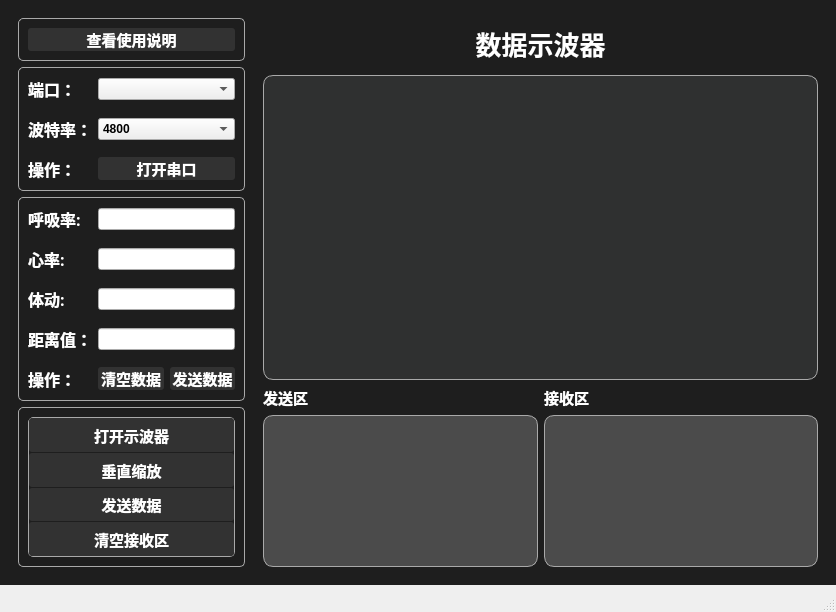
<?xml version="1.0" encoding="UTF-8"?>
<ui version="4.0">
 <class>MainWindow</class>
 <widget class="QMainWindow" name="MainWindow">
  <property name="geometry">
   <rect>
    <x>0</x>
    <y>0</y>
    <width>836</width>
    <height>612</height>
   </rect>
  </property>
  <property name="font">
   <font>
    <family>黑体</family>
    <pointsize>11</pointsize>
   </font>
  </property>
  <property name="windowTitle">
   <string>MainWindow</string>
  </property>
  <widget class="QWidget" name="centralwidget">
   <property name="styleSheet">
    <string notr="true">QWidget#centralwidget{
	background:rgb(30, 30, 30);
}</string>
   </property>
   <layout class="QHBoxLayout" name="horizontalLayout" stretch="3,7">
    <property name="spacing">
     <number>0</number>
    </property>
    <property name="sizeConstraint">
     <enum>QLayout::SetDefaultConstraint</enum>
    </property>
    <item>
     <widget class="QWidget" name="widget_3" native="true">
      <property name="styleSheet">
       <string notr="true">QFrame{
      color:rgb(60, 60, 60);
      background:rgb(30,30,30);
      border-top:1px solid darkGray;
      border-bottom:1px solid darkGray;
      border-right:1px solid darkGray;
      border-left:1px solid darkGray;
      border-top-right-radius:5px;
      border-bottom-right-radius:5px; 
      border-top-left-radius:5px;
      border-bottom-left-radius:5px; 
}
QLabel{
	border:none;
    color:white;
    font-size:16px;
    font-weight:700;
	font-family: &quot;微软雅黑&quot;;
}</string>
      </property>
      <layout class="QVBoxLayout" name="verticalLayout">
       <item>
        <widget class="QFrame" name="frame_4">
         <property name="styleSheet">
          <string notr="true">QPushButton{
	color:white;
	background:rgb(50,50,50); ;
    border-radius:3px;
	font-size:15px;
    font-weight:700;
	font-family: &quot;微软雅黑&quot;;
}
QPushButton:hover{
	color:rgb(42,105,192);
    font-size:15px;
    font-weight:700;
}</string>
         </property>
         <property name="frameShape">
          <enum>QFrame::StyledPanel</enum>
         </property>
         <property name="frameShadow">
          <enum>QFrame::Raised</enum>
         </property>
         <layout class="QVBoxLayout" name="verticalLayout_2">
          <item>
           <widget class="QPushButton" name="viewManual">
            <property name="text">
             <string>查看使用说明</string>
            </property>
           </widget>
          </item>
         </layout>
        </widget>
       </item>
       <item>
        <widget class="QFrame" name="frame">
         <property name="styleSheet">
          <string notr="true">QFrame#frame{
      color:rgb(60, 60, 60);
      background:rgb(30,30,30);
      border-top:1px solid darkGray;
      border-bottom:1px solid darkGray;
      border-right:1px solid darkGray;
      border-left:1px solid darkGray;
      border-top-right-radius:5px;
      border-bottom-right-radius:5px; 
      border-top-left-radius:5px;
      border-bottom-left-radius:5px; 
}

QComboBox{
	font-size:12px;
    font-weight:700;
	font-family: &quot;微软雅黑&quot;;
}

QPushButton{
	color:white;
	background:rgb(50,50,50); ;
    border-radius:3px;
	font-size:15px;
    font-weight:700;
	font-family: &quot;微软雅黑&quot;;
}
QPushButton:hover{
	color:rgb(42,105,192);
    font-size:15px;
    font-weight:700;
}
</string>
         </property>
         <property name="frameShape">
          <enum>QFrame::StyledPanel</enum>
         </property>
         <property name="frameShadow">
          <enum>QFrame::Raised</enum>
         </property>
         <layout class="QGridLayout" name="gridLayout_5">
          <item row="0" column="0">
           <layout class="QGridLayout" name="gridLayout" columnstretch="1,4">
            <item row="4" column="0">
             <widget class="QLabel" name="label_4">
              <property name="font">
               <font>
                <family>微软雅黑</family>
                <pointsize>-1</pointsize>
                <weight>87</weight>
                <bold>true</bold>
               </font>
              </property>
              <property name="text">
               <string>操作：</string>
              </property>
             </widget>
            </item>
            <item row="0" column="0">
             <widget class="QLabel" name="label_2">
              <property name="font">
               <font>
                <family>微软雅黑</family>
                <pointsize>-1</pointsize>
                <weight>87</weight>
                <bold>true</bold>
               </font>
              </property>
              <property name="text">
               <string>端口：</string>
              </property>
             </widget>
            </item>
            <item row="4" column="1">
             <widget class="QPushButton" name="OpenorClose">
              <property name="font">
               <font>
                <family>微软雅黑</family>
                <pointsize>-1</pointsize>
                <weight>87</weight>
                <bold>true</bold>
               </font>
              </property>
              <property name="text">
               <string>打开串口</string>
              </property>
             </widget>
            </item>
            <item row="1" column="0">
             <spacer name="verticalSpacer">
              <property name="orientation">
               <enum>Qt::Vertical</enum>
              </property>
              <property name="sizeType">
               <enum>QSizePolicy::Fixed</enum>
              </property>
              <property name="sizeHint" stdset="0">
               <size>
                <width>20</width>
                <height>10</height>
               </size>
              </property>
             </spacer>
            </item>
            <item row="2" column="0">
             <widget class="QLabel" name="label_3">
              <property name="font">
               <font>
                <family>微软雅黑</family>
                <pointsize>-1</pointsize>
                <weight>87</weight>
                <bold>true</bold>
               </font>
              </property>
              <property name="text">
               <string>波特率：</string>
              </property>
             </widget>
            </item>
            <item row="2" column="1">
             <widget class="QComboBox" name="baudRate">
              <property name="sizeAdjustPolicy">
               <enum>QComboBox::AdjustToContentsOnFirstShow</enum>
              </property>
              <property name="frame">
               <bool>true</bool>
              </property>
              <item>
               <property name="text">
                <string>4800</string>
               </property>
              </item>
              <item>
               <property name="text">
                <string>9600</string>
               </property>
              </item>
              <item>
               <property name="text">
                <string>115200</string>
               </property>
              </item>
             </widget>
            </item>
            <item row="0" column="1">
             <widget class="QComboBox" name="portId"/>
            </item>
            <item row="3" column="0">
             <spacer name="verticalSpacer_2">
              <property name="orientation">
               <enum>Qt::Vertical</enum>
              </property>
              <property name="sizeType">
               <enum>QSizePolicy::Fixed</enum>
              </property>
              <property name="sizeHint" stdset="0">
               <size>
                <width>20</width>
                <height>10</height>
               </size>
              </property>
             </spacer>
            </item>
           </layout>
          </item>
         </layout>
        </widget>
       </item>
       <item>
        <widget class="QFrame" name="frame_2">
         <property name="styleSheet">
          <string notr="true">QFrame#frame{
      color:rgb(60, 60, 60);
      background:rgb(30,30,30);
      border-top:1px solid darkGray;
      border-bottom:1px solid darkGray;
      border-right:1px solid darkGray;
      border-left:1px solid darkGray;
      border-top-right-radius:5px;
      border-bottom-right-radius:5px; 
      border-top-left-radius:5px;
      border-bottom-left-radius:5px; 
}

QLineEdit{
	font-size:12px;
    font-weight:700;
	font-family: &quot;微软雅黑&quot;;
}

QPushButton{
	color:white;
	background:rgb(50,50,50); ;
    border-radius:3px;
	font-size:15px;
    font-weight:700;
	font-family: &quot;微软雅黑&quot;;
}
QPushButton:hover{
	color:rgb(42,105,192);
    font-size:15px;
    font-weight:700;
}</string>
         </property>
         <property name="frameShape">
          <enum>QFrame::StyledPanel</enum>
         </property>
         <property name="frameShadow">
          <enum>QFrame::Raised</enum>
         </property>
         <layout class="QGridLayout" name="gridLayout_4">
          <item row="0" column="0">
           <layout class="QGridLayout" name="gridLayout_3" columnstretch="1,2,2">
            <item row="9" column="2">
             <widget class="QPushButton" name="sendPIDData">
              <property name="font">
               <font>
                <family>微软雅黑</family>
                <pointsize>-1</pointsize>
                <weight>87</weight>
                <bold>true</bold>
               </font>
              </property>
              <property name="text">
               <string>发送数据</string>
              </property>
             </widget>
            </item>
            <item row="2" column="0">
             <spacer name="verticalSpacer_3">
              <property name="orientation">
               <enum>Qt::Vertical</enum>
              </property>
              <property name="sizeType">
               <enum>QSizePolicy::Fixed</enum>
              </property>
              <property name="sizeHint" stdset="0">
               <size>
                <width>20</width>
                <height>10</height>
               </size>
              </property>
             </spacer>
            </item>
            <item row="3" column="0">
             <widget class="QLabel" name="label_6">
              <property name="font">
               <font>
                <family>微软雅黑</family>
                <pointsize>-1</pointsize>
                <weight>87</weight>
                <bold>true</bold>
               </font>
              </property>
              <property name="text">
               <string>心率:</string>
              </property>
             </widget>
            </item>
            <item row="5" column="0">
             <widget class="QLabel" name="label_7">
              <property name="font">
               <font>
                <family>微软雅黑</family>
                <pointsize>-1</pointsize>
                <weight>87</weight>
                <bold>true</bold>
               </font>
              </property>
              <property name="text">
               <string>体动:      </string>
              </property>
             </widget>
            </item>
            <item row="4" column="0">
             <spacer name="verticalSpacer_4">
              <property name="orientation">
               <enum>Qt::Vertical</enum>
              </property>
              <property name="sizeType">
               <enum>QSizePolicy::Fixed</enum>
              </property>
              <property name="sizeHint" stdset="0">
               <size>
                <width>20</width>
                <height>10</height>
               </size>
              </property>
             </spacer>
            </item>
            <item row="1" column="0">
             <widget class="QLabel" name="label_5">
              <property name="font">
               <font>
                <family>微软雅黑</family>
                <pointsize>-1</pointsize>
                <weight>87</weight>
                <bold>true</bold>
               </font>
              </property>
              <property name="text">
               <string>呼吸率:</string>
              </property>
             </widget>
            </item>
            <item row="6" column="0">
             <spacer name="verticalSpacer_5">
              <property name="orientation">
               <enum>Qt::Vertical</enum>
              </property>
              <property name="sizeType">
               <enum>QSizePolicy::Fixed</enum>
              </property>
              <property name="sizeHint" stdset="0">
               <size>
                <width>20</width>
                <height>10</height>
               </size>
              </property>
             </spacer>
            </item>
            <item row="9" column="0">
             <widget class="QLabel" name="label_8">
              <property name="font">
               <font>
                <family>微软雅黑</family>
                <pointsize>-1</pointsize>
                <weight>87</weight>
                <bold>true</bold>
               </font>
              </property>
              <property name="text">
               <string>操作：</string>
              </property>
             </widget>
            </item>
            <item row="7" column="0">
             <widget class="QLabel" name="label_9">
              <property name="text">
               <string>距离值：</string>
              </property>
             </widget>
            </item>
            <item row="8" column="0">
             <spacer name="verticalSpacer_6">
              <property name="orientation">
               <enum>Qt::Vertical</enum>
              </property>
              <property name="sizeType">
               <enum>QSizePolicy::Fixed</enum>
              </property>
              <property name="sizeHint" stdset="0">
               <size>
                <width>20</width>
                <height>10</height>
               </size>
              </property>
             </spacer>
            </item>
            <item row="9" column="1">
             <widget class="QPushButton" name="pushButton">
              <property name="text">
               <string>清空数据</string>
              </property>
             </widget>
            </item>
            <item row="7" column="1" colspan="2">
             <widget class="QLineEdit" name="lineEdit_4"/>
            </item>
            <item row="5" column="1" colspan="2">
             <widget class="QLineEdit" name="lineEdit_3"/>
            </item>
            <item row="3" column="1" colspan="2">
             <widget class="QLineEdit" name="lineEdit_2"/>
            </item>
            <item row="1" column="1" colspan="2">
             <widget class="QLineEdit" name="lineEdit"/>
            </item>
           </layout>
          </item>
         </layout>
        </widget>
       </item>
       <item>
        <widget class="QFrame" name="frame_3">
         <property name="styleSheet">
          <string notr="true">QPushButton{
	color:white;
	background:rgb(50,50,50); ;
    border-radius:3px;
	font-size:15px;
    font-weight:700;
	font-family: &quot;微软雅黑&quot;;
}
QPushButton:hover{
	color:rgb(42,105,192);
    font-size:15px;
    font-weight:700;
}</string>
         </property>
         <property name="frameShape">
          <enum>QFrame::StyledPanel</enum>
         </property>
         <property name="frameShadow">
          <enum>QFrame::Raised</enum>
         </property>
         <layout class="QVBoxLayout" name="verticalLayout_4">
          <item>
           <widget class="QSplitter" name="splitter">
            <property name="orientation">
             <enum>Qt::Vertical</enum>
            </property>
            <property name="handleWidth">
             <number>1</number>
            </property>
            <widget class="QPushButton" name="openOscill">
             <property name="text">
              <string>打开示波器</string>
             </property>
            </widget>
            <widget class="QPushButton" name="stopOscill">
             <property name="text">
              <string>垂直缩放</string>
             </property>
             <property name="iconSize">
              <size>
               <width>16</width>
               <height>16</height>
              </size>
             </property>
             <property name="autoDefault">
              <bool>false</bool>
             </property>
             <property name="default">
              <bool>false</bool>
             </property>
             <property name="flat">
              <bool>false</bool>
             </property>
            </widget>
            <widget class="QPushButton" name="sendData">
             <property name="text">
              <string>发送数据</string>
             </property>
            </widget>
            <widget class="QPushButton" name="clearReceived">
             <property name="text">
              <string>清空接收区</string>
             </property>
            </widget>
           </widget>
          </item>
         </layout>
        </widget>
       </item>
      </layout>
     </widget>
    </item>
    <item>
     <widget class="QWidget" name="widget_2" native="true">
      <property name="styleSheet">
       <string notr="true">QLabel{
	border:none;
    color:white;
    font-size:26px;
    font-weight:700;
	font-family: &quot;楷体&quot;;
}
QWidget#customPlot{
	color:#232C51;
    background:rgb(47,48,48);
    border-top:1px solid darkGray;
    border-bottom:1px solid darkGray;
    border-right:1px solid darkGray;
    border-left:1px solid darkGray;
    border-top-right-radius:10px;
    border-bottom-right-radius:10px; 
    border-top-left-radius:10px;
    border-bottom-left-radius:10px;
}
QTextEdit{
    color: white;
	font-family: &quot;JetBrains Mono&quot;;
    background:rgb(75,75,75);
    border-top:1px solid darkGray;
    border-bottom:1px solid darkGray;
    border-right:1px solid darkGray;
    border-left:1px solid darkGray;
    border-top-right-radius:10px;
    border-bottom-right-radius:10px; 
    border-top-left-radius:10px;
    border-bottom-left-radius:10px; 
}
QTextBrowser{
    color: white;
	font-size: 12px;
	font-family: &quot;JetBrains Mono&quot;;
    background:rgb(75,75,75);
    border-top:1px solid darkGray;
    border-bottom:1px solid darkGray;
    border-right:1px solid darkGray;
    border-left:1px solid darkGray;
    border-top-right-radius:10px;
    border-bottom-right-radius:10px; 
    border-top-left-radius:10px;
    border-bottom-left-radius:10px;
}</string>
      </property>
      <layout class="QGridLayout" name="gridLayout_2" rowstretch="1,6,0,3">
       <item row="3" column="0">
        <widget class="QTextEdit" name="textEdit"/>
       </item>
       <item row="3" column="1">
        <widget class="QTextBrowser" name="textBrowser"/>
       </item>
       <item row="0" column="0" colspan="2">
        <widget class="QLabel" name="label">
         <property name="font">
          <font>
           <family>楷体</family>
           <pointsize>-1</pointsize>
           <weight>87</weight>
           <bold>true</bold>
          </font>
         </property>
         <property name="text">
          <string>数据示波器</string>
         </property>
         <property name="alignment">
          <set>Qt::AlignCenter</set>
         </property>
        </widget>
       </item>
       <item row="1" column="0" colspan="2">
        <widget class="QCustomPlot" name="customPlot" native="true"/>
       </item>
       <item row="2" column="0">
        <widget class="QLabel" name="label_10">
         <property name="styleSheet">
          <string notr="true">QLabel{
	border:none;
    color:white;
    font-size:15px;
    font-weight:700;
	font-family: &quot;微软雅黑&quot;;
}</string>
         </property>
         <property name="text">
          <string>发送区</string>
         </property>
        </widget>
       </item>
       <item row="2" column="1">
        <widget class="QLabel" name="label_11">
         <property name="styleSheet">
          <string notr="true">QLabel{
	border:none;
    color:white;
    font-size:15px;
    font-weight:700;
	font-family: &quot;微软雅黑&quot;;
}</string>
         </property>
         <property name="text">
          <string>接收区</string>
         </property>
        </widget>
       </item>
      </layout>
     </widget>
    </item>
   </layout>
  </widget>
  <widget class="QStatusBar" name="statusbar"/>
  <action name="actionHelp">
   <property name="icon">
    <iconset resource="myresource.qrc">
     <normaloff>:/Images/Icons/gtk-help.png</normaloff>:/Images/Icons/gtk-help.png</iconset>
   </property>
   <property name="text">
    <string>使用说明</string>
   </property>
   <property name="shortcut">
    <string>Ctrl+H</string>
   </property>
  </action>
 </widget>
 <customwidgets>
  <customwidget>
   <class>QCustomPlot</class>
   <extends>QWidget</extends>
   <header>qcustomplot.h</header>
   <container>1</container>
  </customwidget>
 </customwidgets>
 <resources>
  <include location="myresource.qrc"/>
 </resources>
 <connections/>
</ui>
